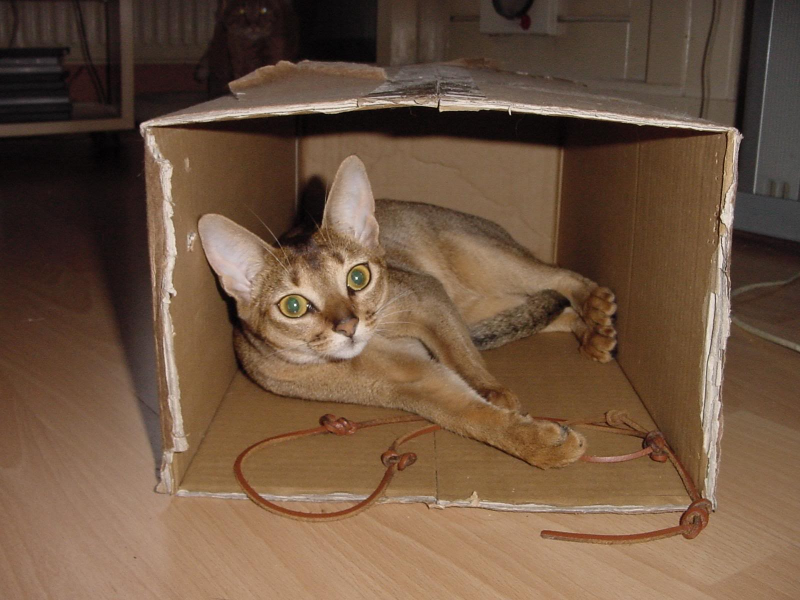
#> input picture src/images/Abyssinian_32.jpg, 1600 x 1200 px, found by its file name (shown at 1/2 size); its folder holds 4 pictures in this run
$ jupyter execute --allow-errors trabajo.ipynb   (shell and % lines are left out)   (older library calls are emulated)
#> lines starting #> are read from the running program, lines starting #| are printed output that depends on the picture; after the words box and inside, x2 and y2 are one past the last pixel; in counts of white or black regions, pixels touching at a corner belong together
#> further down, J1 is the input picture: shape (1200, 1600, 3); mean B, G, R 64.6, 84.7, 109.9
[cell 1]
import os
import numpy as np
import pandas as pd
from tabulate import tabulate
from matplotlib import pyplot as plt
import seaborn as sn
import random
from skimage.io import imread, imsave
from skimage.feature import greycomatrix, greycoprops
import cv2
from sklearn.model_selection import train_test_split
from sklearn.neighbors import KNeighborsClassifier
from sklearn.metrics import accuracy_score, confusion_matrix, ConfusionMatrixDisplay

dir_imagenes="images/"
dir_labels="annotations/trimaps"

## Ejemplos de imágenes

[cell 2]
archivos= os.listdir(dir_imagenes)


fig, axs = plt.subplots(3,2,figsize=(20,20))
k=0
#> (the rest of this cell did not finish here and is left out)

#> (a cell that did not finish here is left out)

## Segmentación

[cell 4]
J1 = cv2.imread(dir_imagenes+archivos[1])
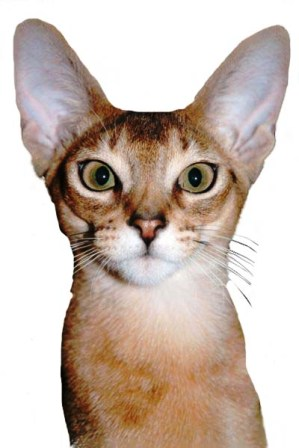
#> input picture src/images/Abyssinian_48.jpg, 299 x 448 px, found by its file name
#> J1 is the input picture: shape (448, 299, 3); mean B, G, R 177.3, 187.3, 202.8
J1=cv2.cvtColor(J1, cv2.COLOR_BGR2RGB)

gray = cv2.cvtColor(J1,cv2.COLOR_BGR2GRAY)
ret, thresh = cv2.threshold(gray,0,255,cv2.THRESH_BINARY_INV+cv2.THRESH_OTSU)
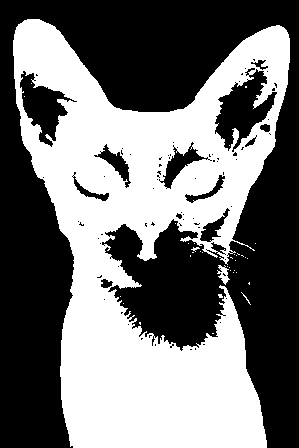
#> thresh: shape (448, 299); 45.4% white; 36 white regions (33 under 20 px), largest, box (x1, y1, x2, y2) and area: (13, 19, 290, 448) 60619, (217, 265, 230, 285) 127, (191, 247, 200, 252) 20
#> ret = 180
# noise removal
kernel = np.ones((3,3),np.uint8)
opening = cv2.morphologyEx(thresh,cv2.MORPH_OPEN,kernel, iterations = 2)
#> opening: shape (448, 299); 44% white; 6 white regions, box (x1, y1, x2, y2) and area: (13, 19, 290, 448) 58713, (204, 242, 211, 249) 49, (241, 138, 248, 145) 45, (233, 131, 239, 138) 41, (222, 276, 228, 282) 35, (222, 268, 227, 273) 25
# sure background area
sure_bg = cv2.dilate(opening,kernel,iterations=3)
#> sure_bg: shape (448, 299); 51.8% white; 9 black regions (4 under 20 px), largest, box (x1, y1, x2, y2) and area: (0, 0, 299, 448) 61298, (219, 63, 269, 148) 1722, (24, 77, 62, 141) 1160, (163, 152, 195, 183) 229, (103, 154, 126, 175) 119
# Finding sure foreground area
dist_transform = cv2.distanceTransform(opening,cv2.DIST_L2,5)
ret, sure_fg = cv2.threshold(dist_transform,0.7*dist_transform.max(),255,0)
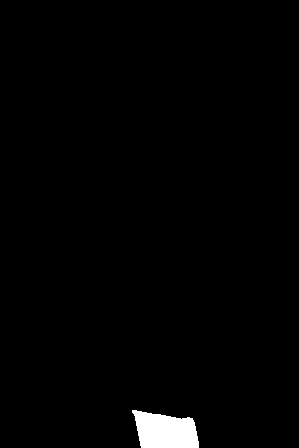
#> sure_fg: shape (448, 299) float32; 1.5% white; 1 white region, box (x1, y1, x2, y2) and area: (132, 410, 199, 448) 1952
#> ret = 68.04
# Finding unknown region
sure_fg = np.uint8(sure_fg)
unknown = cv2.subtract(sure_bg,sure_fg)
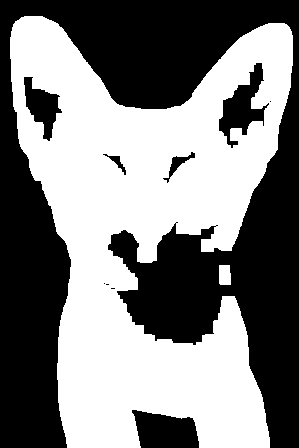
#> unknown: shape (448, 299); 50.4% white; 10 black regions (4 under 20 px), largest, box (x1, y1, x2, y2) and area: (0, 0, 299, 448) 61298, (132, 410, 199, 448) 1952, (219, 63, 269, 148) 1722, (24, 77, 62, 141) 1160, (163, 152, 195, 183) 229, (103, 154, 126, 175) 119
# Marker labelling
ret, markers = cv2.connectedComponents(sure_fg)
#> ret = 2
# Add one to all labels so that sure background is not 0, but 1
markers = markers+1
# Now, mark the region of unknown with zero
markers[unknown==255] = 0
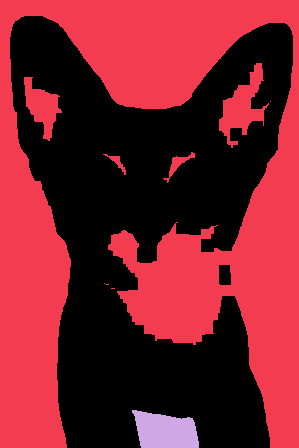
#> markers: shape (448, 299) int32; 3 distinct labels, from 0 to 2; one colour per label, 0 black


markers = cv2.watershed(J1,markers)
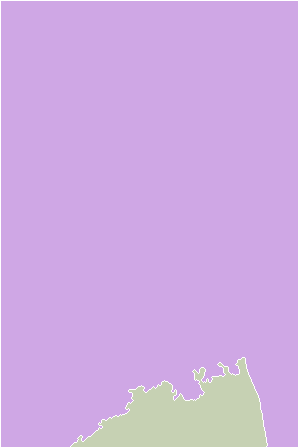
#> markers: shape (448, 299) int32; 3 distinct labels, from -1 to 2; one colour per label, 0 black, -1 white
J1[markers == -1] = [255,0,0]
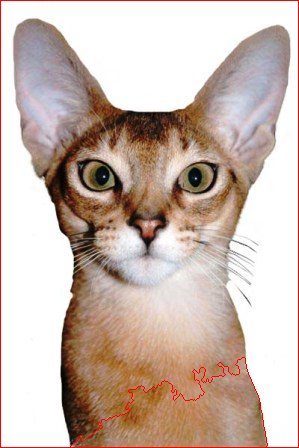
#> J1: shape (448, 299, 3); mean R, G, B 203.2, 184.2, 174.3
plt.imshow(J1)
plt.figure()

[cell 5]
J1 = cv2.imread(dir_imagenes+archivos[1])
J1=cv2.cvtColor(J1, cv2.COLOR_BGR2RGB)
twoDimage = J1.reshape((-1,3))
twoDimage = np.float32(twoDimage)
criteria = (cv2.TERM_CRITERIA_EPS + cv2.TERM_CRITERIA_MAX_ITER, 10, 1.0)
K = 5
attempts=15
ret,label,center=cv2.kmeans(twoDimage,K,None,criteria,attempts,cv2.KMEANS_PP_CENTERS)
#> ret = 80685954.5; center = [[206.1, 193, 190.6], [146.1, 106.7, 70.04], [253.8, 253.5, 253.2], [66.14, 37.83, 21.75], [174.3, 144.9, 127.1]]
center = np.uint8(center)
#> center = [[206, 193, 190], [146, 106, 70], [253, 253, 253], [66, 37, 21], [174, 144, 127]]
res = center[label.flatten()]
result_image = res.reshape((J1.shape))
plt.figure()
plt.axis('off')
plt.imshow(result_image)
plt.figure()

[cell 6]
sample_image = cv2.imread(dir_imagenes+archivos[1])
img = cv2.cvtColor(sample_image,cv2.COLOR_BGR2RGB)
img = cv2.resize(img,(256,256))

gray = cv2.cvtColor(img,cv2.COLOR_RGB2GRAY)
#> gray: shape (256, 256)
_,thresh = cv2.threshold(gray, np.mean(gray), 255, cv2.THRESH_BINARY_INV)
#> thresh: shape (256, 256); 47.4% white; 22 white regions (21 under 20 px), largest, box (x1, y1, x2, y2) and area: (11, 11, 249, 256) 30992

plt.axis('off')
plt.imshow(thresh)

[cell 7]
edges = cv2.dilate(cv2.Canny(thresh,0,255),None)
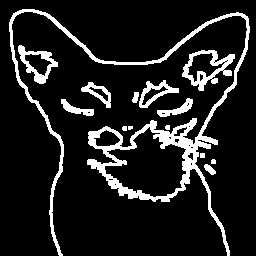
#> edges: shape (256, 256); 12.3% white; 14 white regions (1 under 20 px), largest, box (x1, y1, x2, y2) and area: (9, 9, 250, 256) 5427, (182, 50, 235, 91) 763, (18, 45, 58, 84) 518

plt.axis('off')
plt.imshow(edges)

[cell 8]
cnt = sorted(cv2.findContours(edges, cv2.RETR_LIST, cv2.CHAIN_APPROX_SIMPLE)[-2], key=cv2.contourArea)[-1]
#> cnt = contour of 934 points, box (x1, y1, x2, y2) (9, 9, 250, 256), area 8141
mask = np.zeros((256,256), np.uint8)
masked = cv2.drawContours(mask, [cnt],-1, 255, -1)
#> masked: shape (256, 256); 13.9% white; 1 white region, box (x1, y1, x2, y2) and area: (9, 9, 250, 256) 9106

plt.axis('off')
plt.imshow(masked)

[cell 9]
dst = cv2.bitwise_and(img, img, mask=mask)
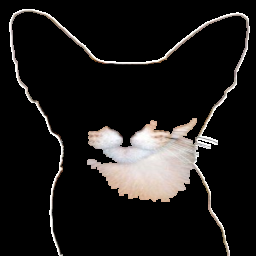
#> dst: shape (256, 256, 3); mean R, G, B 29.2, 27.5, 26.5
segmented = cv2.cvtColor(dst, cv2.COLOR_BGR2RGB)
plt.axis('off')
plt.imshow(segmented)

[cell 10]
from skimage.filters import threshold_otsu
J1 = cv2.imread(dir_imagenes+archivos[1])
J1=cv2.cvtColor(J1, cv2.COLOR_BGR2RGB)
img_gray=cv2.cvtColor(J1,cv2.COLOR_RGB2GRAY)

thresh = threshold_otsu(img_gray)
#> thresh = 186
img_otsu  = img_gray < thresh
#> img_otsu: shape (448, 299) bool; 45.9% white; 38 white regions (34 under 20 px), largest, box (x1, y1, x2, y2) and area: (13, 19, 290, 448) 61195, (217, 264, 232, 285) 143, (180, 236, 190, 241) 29, (240, 291, 251, 305) 21

plt.imshow(img_otsu)

[cell 11]
def filter_image(image, mask):

    r = image[:,:,0] * mask
    g = image[:,:,1] * mask
    b = image[:,:,2] * mask

    return np.dstack([r,g,b])
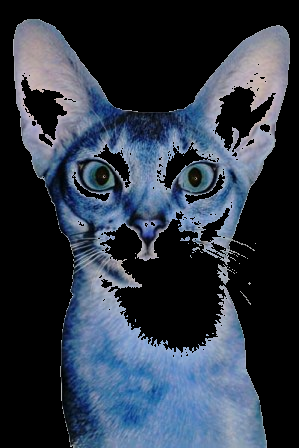
#> returned value: shape (448, 299, 3); mean of channels 0, 1, 2 69.7, 55.8, 46.3; drawn as B, G, R

filtered = filter_image(J1, img_otsu)

plt.axis('off')
plt.imshow(filtered)
